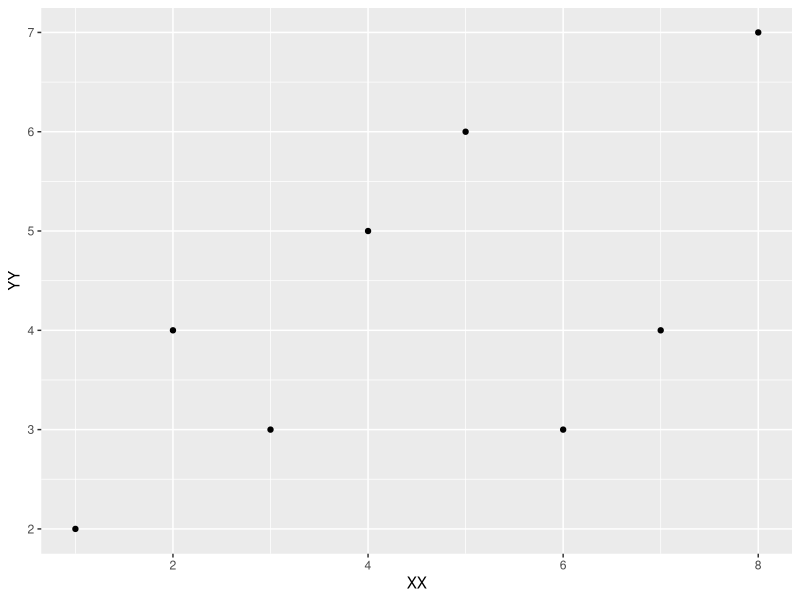
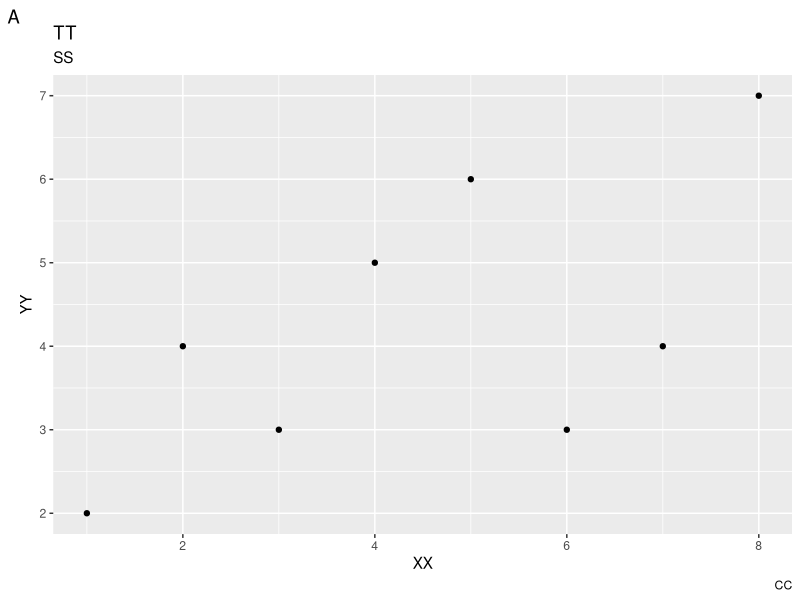
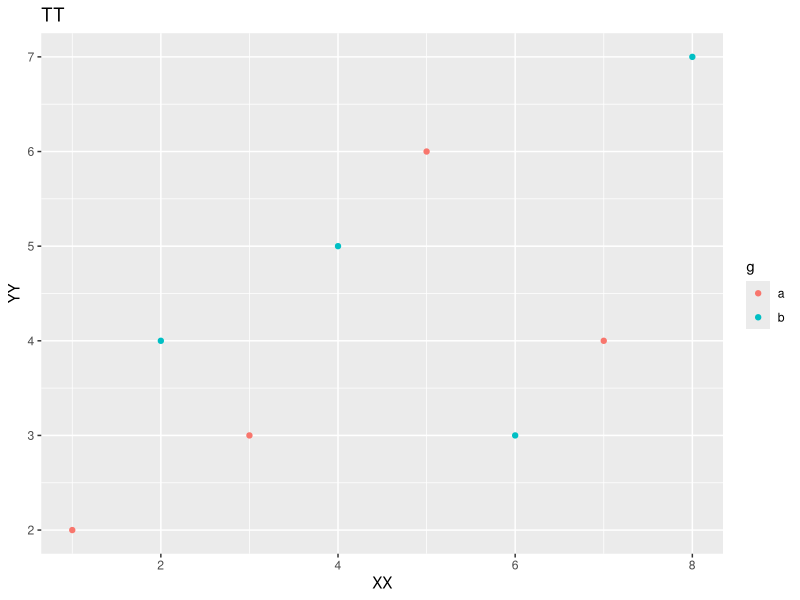
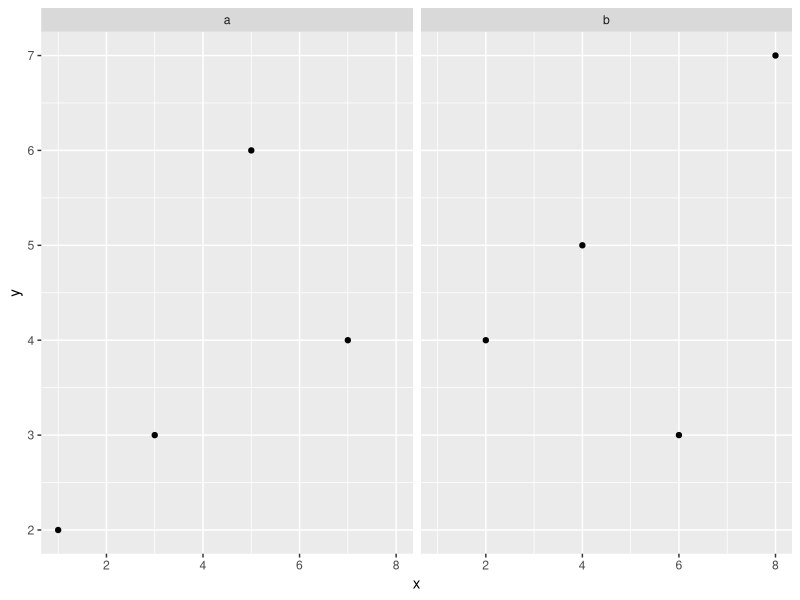
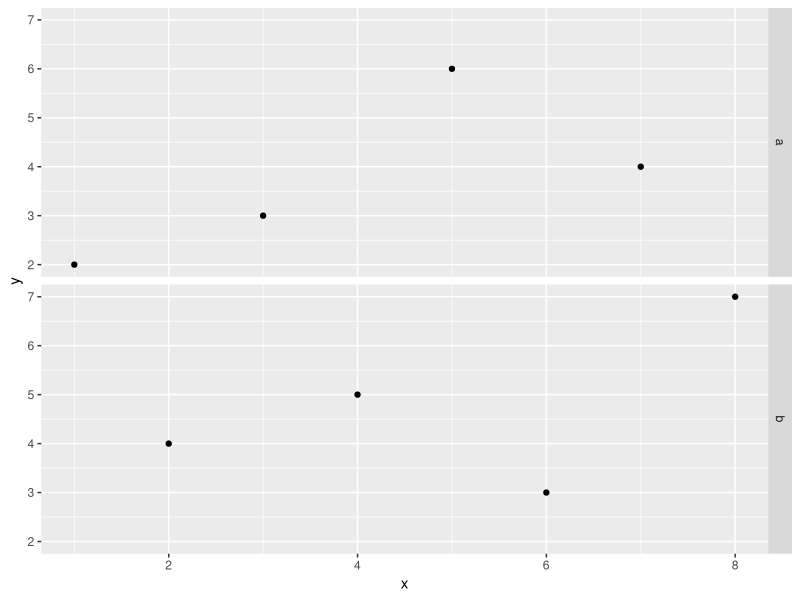
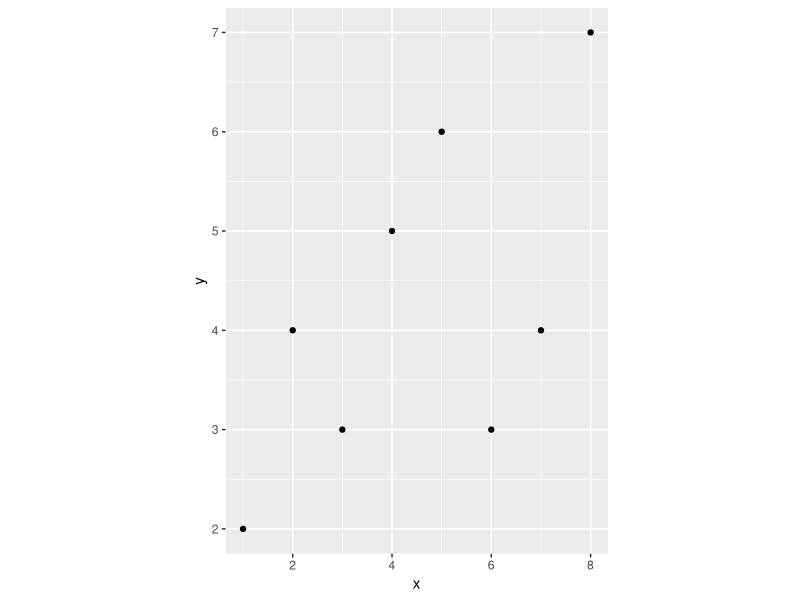
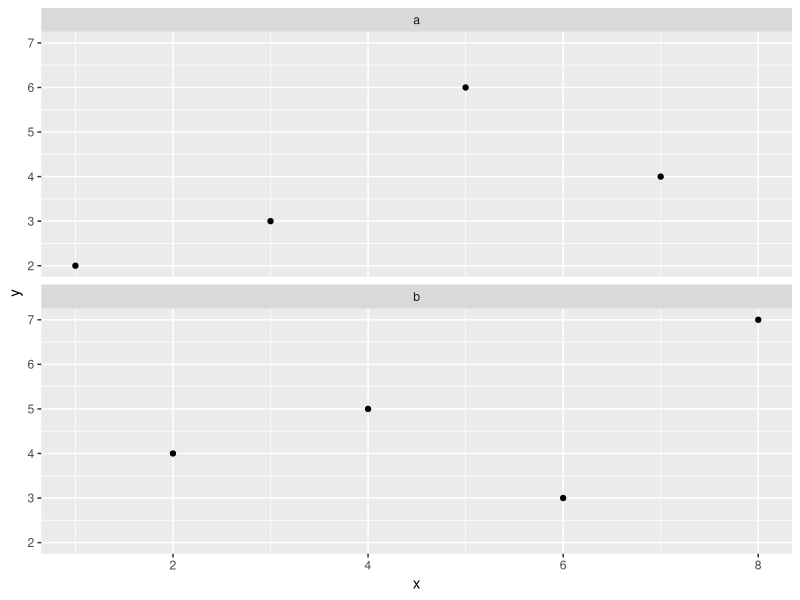
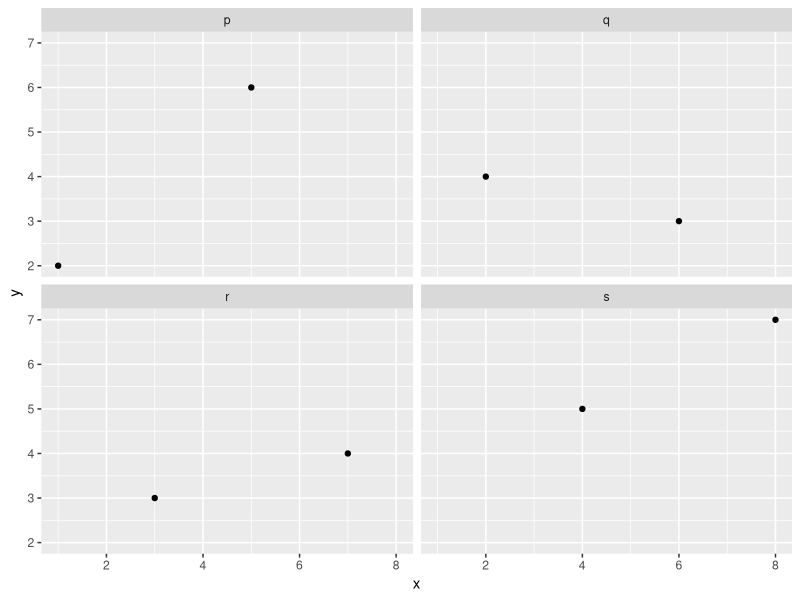

Generate these figures, in order, with R: (Note: this script raises an error after producing the figures.)
#!/usr/bin/env Rscript
#
# 生成 tests/fixtures/plot_gtable_r_reference.json —— `plot_gtable()`（SIL-999）
# 与 ggplot2 4.0.3 `ggplotGrob()` 的结构对拍参考值。
#
#   pixi run -e refs refs:plot-gtable
#
# 参考值分两部分：
#   1. 结构：行列数 + 每条 layout 记录的 (name, t, l, b, r)；
#   2. 单位向量：`widths` / `heights` 的 `as.character()`。测试只解析其中**可静态
#      求值**的元素（`5.5points` / `0.350502602739725cm` / `0cm` …），跳过
#      `1grobwidth` / `1grobheight` / `sum(...)` / `1null` —— 前三个要设备度量，
#      最后一个由 gtable 按面板比例分配，两边各算各的。
#
# 为什么不用设备测量：整页表的 null 单位是给多图合并用的权重，解析值取决于页面
# 尺寸；真正要对拍的是「哪些行列、多宽多高、叫什么名字」。

suppressPackageStartupMessages({
  library(ggplot2)
  library(grid)
})

# 不开默认绘图设备：否则 `ggplotGrob()` 会在 CWD 留下 Rplots.pdf。
invisible(pdf(NULL))

out_path <- "tests/fixtures/plot_gtable_r_reference.json"

# ---------------------------------------------------------------------------
# 极简 JSON 输出（与 tools/refs/gtable_ref.R 同一份）
# ---------------------------------------------------------------------------

json_escape <- function(text) {
  text <- gsub("\\", "\\\\", text, fixed = TRUE)
  text <- gsub("\"", "\\\"", text, fixed = TRUE)
  text <- gsub("\n", "\\n", text, fixed = TRUE)
  text <- gsub("\t", "\\t", text, fixed = TRUE)
  paste0("\"", text, "\"")
}

fmt_num <- function(value) {
  if (!is.finite(value)) stop("non-finite number in fixture: ", value)
  sprintf("%.17g", value)
}

to_json <- function(x, indent = 0L) {
  pad <- strrep("  ", indent)
  pad2 <- strrep("  ", indent + 1L)
  if (is.null(x)) return("null")
  if (is.logical(x) && length(x) == 1L) {
    if (is.na(x)) return("null")
    return(if (isTRUE(x)) "true" else "false")
  }
  if (is.numeric(x) && length(x) == 1L) return(fmt_num(x))
  if (is.character(x) && length(x) == 1L) return(json_escape(x))
  if (is.list(x)) {
    nm <- names(x)
    if (!is.null(nm)) {
      if (length(x) == 0L) return("{}")
      items <- vapply(seq_along(x), function(i) {
        paste0(pad2, json_escape(nm[[i]]), ": ", to_json(x[[i]], indent + 1L))
      }, character(1))
      return(paste0("{\n", paste(items, collapse = ",\n"), "\n", pad, "}"))
    }
    if (length(x) == 0L) return("[]")
    items <- vapply(x, function(el) paste0(pad2, to_json(el, indent + 1L)), character(1))
    return(paste0("[\n", paste(items, collapse = ",\n"), "\n", pad, "]"))
  }
  if (length(x) == 0L) return("[]")
  items <- vapply(seq_along(x), function(i) {
    paste0(pad2, to_json(x[[i]], indent + 1L))
  }, character(1))
  paste0("[\n", paste(items, collapse = ",\n"), "\n", pad, "]")
}

# ---------------------------------------------------------------------------
# 采集
# ---------------------------------------------------------------------------

# 按 7×7 视口把每条 layout 记录解析成 cm：进它的单元格包装视口读 `1npc`。
# `convertWidth(grob$widths)` 对 `1null` 只给 0，不能用来断言 null 行 / 列。
measure_record <- function(lay, i) {
  vp <- paste0(
    lay$name[i], ".", lay$t[i], "-", lay$r[i], "-", lay$b[i], "-", lay$l[i]
  )
  ok <- tryCatch({
    downViewport("layout")
    downViewport(vp)
    TRUE
  }, error = function(...) FALSE)
  if (!ok) {
    upViewport(0)
    return(NULL)
  }
  width <- convertWidth(unit(1, "npc"), "cm", valueOnly = TRUE)
  height <- convertHeight(unit(1, "npc"), "cm", valueOnly = TRUE)
  upViewport(0)
  list(width = width, height = height)
}

measure_case <- function(name, plot) {
  grob <- ggplotGrob(plot)
  lay <- grob$layout
  placements <- lapply(seq_len(nrow(lay)), function(i) {
    list(
      name = lay$name[i],
      t = as.integer(lay$t[i]),
      l = as.integer(lay$l[i]),
      b = as.integer(lay$b[i]),
      r = as.integer(lay$r[i])
    )
  })
  grid.newpage()
  grid.draw(grob)
  records <- lapply(seq_len(nrow(lay)), function(i) {
    size <- measure_record(lay, i)
    if (is.null(size)) {
      return(NULL)
    }
    list(
      name = lay$name[i],
      t = as.integer(lay$t[i]),
      l = as.integer(lay$l[i]),
      b = as.integer(lay$b[i]),
      r = as.integer(lay$r[i]),
      width = size$width,
      height = size$height
    )
  })
  upViewport(0)
  list(
    name = name,
    nrow = as.integer(nrow(grob)),
    ncol = as.integer(ncol(grob)),
    respect = isTRUE(grob$respect),
    widths = vapply(as.character(grob$widths), identity, character(1), USE.NAMES = FALSE),
    heights = vapply(as.character(grob$heights), identity, character(1), USE.NAMES = FALSE),
    layout = placements,
    records = Filter(Negate(is.null), records)
  )
}

data <- data.frame(
  x = c(1, 2, 3, 4, 5, 6, 7, 8),
  y = c(2, 4, 3, 5, 6, 3, 4, 7),
  g = factor(c("a", "b", "a", "b", "a", "b", "a", "b"), levels = c("a", "b")),
  h = factor(c("u", "u", "u", "u", "v", "v", "v", "v"), levels = c("u", "v")),
  four = factor(c("p", "q", "r", "s", "p", "q", "r", "s"),
                levels = c("p", "q", "r", "s")),
  five = factor(c("p", "q", "r", "s", "t", "p", "q", "r"),
                levels = c("p", "q", "r", "s", "t"))
)

base <- ggplot(data, aes(x, y)) + geom_point()

cases <- list(
  measure_case("plain", base + labs(x = "XX", y = "YY")),
  measure_case(
    "titled",
    base + labs(title = "TT", subtitle = "SS", caption = "CC", tag = "A", x = "XX", y = "YY")
  ),
  measure_case(
    "legend",
    ggplot(data, aes(x, y, colour = g)) + geom_point() + labs(title = "TT", x = "XX", y = "YY")
  ),
  measure_case("facet_wrap", base + facet_wrap(~g)),
  measure_case("facet_grid", base + facet_grid(g ~ .)),
  measure_case("coord_fixed", base + coord_fixed(ratio = 2)),
  # SIL-999 审计补的 4 个 shape：多行 / 多列分面的展开规则与 R 对拍。
  measure_case("wrap_ncol1", base + facet_wrap(~g, ncol = 1)),
  measure_case("wrap_2x2", base + facet_wrap(~four)),
  measure_case("grid_1x2", base + facet_grid(. ~ g)),
  measure_case("grid_2x2", base + facet_grid(h ~ g)),
  # ragged（末行不满）：`axis-b` 内部带在 R 里是字面量 0cm，只有最后一个面板行满高。
  measure_case("wrap_ragged_ncol3", base + facet_wrap(~five, ncol = 3)),
  measure_case("wrap_ragged_ncol2", base + facet_wrap(~five, ncol = 2)),
  # `dir = "v"`：按列优先填充，ragged 空洞在右下角。
  measure_case("wrap_dir_v_ncol2", base + facet_wrap(~five, ncol = 2, dir = "v")),
  # `plot.title.position = "plot"`：title / subtitle 的跨列范围。
  measure_case(
    "title_plot_position",
    ggplot(data, aes(x, y, colour = g)) +
      geom_point() +
      labs(title = "TT", subtitle = "SS", x = "XX", y = "YY") +
      theme(plot.title.position = "plot")
  )
)

doc <- list(
  generator = "tools/refs/plot_gtable_ref.R",
  ggplot2 = as.character(packageVersion("ggplot2")),
  size_in = c(7, 7),
  cases = cases
)

writeLines(paste0(to_json(doc), "\n"), out_path)
cat("wrote", out_path, "with", length(cases), "cases\n")
